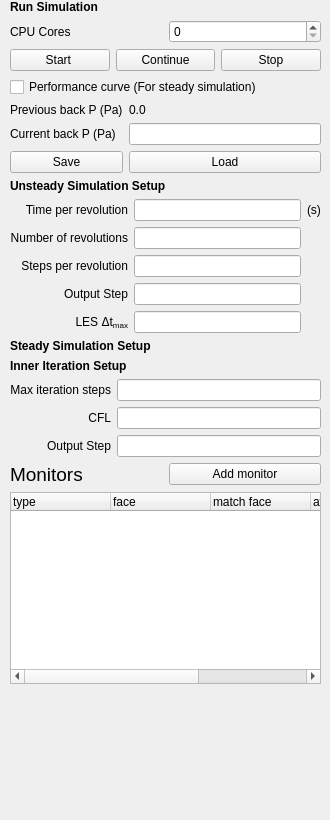
             <widget class="QWidget" name="savetab">
              <widget class="QWidget" name="layoutWidget">
               <property name="geometry">
                <rect>
                 <x>10</x>
                 <y>0</y>
                 <width>311</width>
                 <height>811</height>
                </rect>
               </property>
               <layout class="QVBoxLayout" name="verticalLayout_11">
                <item>
                 <layout class="QGridLayout" name="unstead_simulation_layout_2"/>
                </item>
                <item>
                 <widget class="QLabel" name="label_6">
                  <property name="text">
                   <string>&lt;html&gt;&lt;head/&gt;&lt;body&gt;&lt;p&gt;&lt;span style=&quot; font-weight:700;&quot;&gt;Run Simulation&lt;/span&gt;&lt;/p&gt;&lt;/body&gt;&lt;/html&gt;</string>
                  </property>
                 </widget>
                </item>
                <item>
                 <layout class="QHBoxLayout" name="horizontalLayout_5">
                  <item>
                   <widget class="QLabel" name="label_9">
                    <property name="text">
                     <string>CPU Cores</string>
                    </property>
                   </widget>
                  </item>
                  <item>
                   <widget class="QSpinBox" name="spinCPU">
                    <property name="maximum">
                     <number>9999</number>
                    </property>
                   </widget>
                  </item>
                 </layout>
                </item>
                <item>
                 <layout class="QHBoxLayout" name="horizontalLayout_6"/>
                </item>
                <item>
                 <layout class="QGridLayout" name="unstead_simulation_layout_3">
                  <item row="2" column="0">
                   <widget class="QPushButton" name="start_simulation_button">
                    <property name="text">
                     <string>Start </string>
                    </property>
                   </widget>
                  </item>
                  <item row="2" column="1">
                   <widget class="QPushButton" name="continue_simulation_button">
                    <property name="text">
                     <string>Continue</string>
                    </property>
                   </widget>
                  </item>
                  <item row="2" column="2">
                   <widget class="QPushButton" name="stop_simulation_button">
                    <property name="text">
                     <string>Stop</string>
                    </property>
                   </widget>
                  </item>
                 </layout>
                </item>
                <item>
                 <widget class="QCheckBox" name="checkBox_performance">
                  <property name="text">
                   <string>Performance curve (For steady simulation)</string>
                  </property>
                 </widget>
                </item>
                <item>
                 <layout class="QGridLayout" name="curve_grid_layout">
                  <item row="1" column="0">
                   <widget class="QLabel" name="current_p_label">
                    <property name="text">
                     <string>Previous back P (Pa)</string>
                    </property>
                   </widget>
                  </item>
                  <item row="2" column="1">
                   <widget class="QLineEdit" name="target_p_value"/>
                  </item>
                  <item row="1" column="1">
                   <widget class="QLabel" name="current_p_value">
                    <property name="text">
                     <string>0.0</string>
                    </property>
                   </widget>
                  </item>
                  <item row="2" column="0">
                   <widget class="QLabel" name="target_p_label">
                    <property name="text">
                     <string>Current back P (Pa)</string>
                    </property>
                   </widget>
                  </item>
                  <item row="3" column="0">
                   <widget class="QPushButton" name="save_p_button">
                    <property name="text">
                     <string>Save</string>
                    </property>
                   </widget>
                  </item>
                  <item row="3" column="1">
                   <widget class="QPushButton" name="load_p_button">
                    <property name="text">
                     <string>Load</string>
                    </property>
                   </widget>
                  </item>
                 </layout>
                </item>
                <item>
                 <widget class="QLabel" name="unsteady_simulation_label">
                  <property name="text">
                   <string>&lt;html&gt;&lt;head/&gt;&lt;body&gt;&lt;p&gt;&lt;span style=&quot; font-weight:700;&quot;&gt;Unsteady Simulation Setup&lt;/span&gt;&lt;/p&gt;&lt;/body&gt;&lt;/html&gt;</string>
                  </property>
                 </widget>
                </item>
                <item>
                 <layout class="QGridLayout" name="unstead_simulation_layout">
                  <item row="4" column="1">
                   <widget class="QLineEdit" name="step_per_cycle_lineEdit">
                    <property name="text">
                     <string/>
                    </property>
                   </widget>
                  </item>
                  <item row="2" column="1">
                   <widget class="QLineEdit" name="period_lineEdit">
                    <property name="text">
                     <string/>
                    </property>
                   </widget>
                  </item>
                  <item row="5" column="0">
                   <widget class="QLabel" name="output_unsteady_label">
                    <property name="text">
                     <string>&lt;html&gt;&lt;head/&gt;&lt;body&gt;&lt;p align=&quot;right&quot;&gt;Output Step&lt;/p&gt;&lt;/body&gt;&lt;/html&gt;</string>
                    </property>
                   </widget>
                  </item>
                  <item row="5" column="1">
                   <widget class="QLineEdit" name="output_unsteady_lineEdit">
                    <property name="text">
                     <string/>
                    </property>
                   </widget>
                  </item>
                  <item row="2" column="0">
                   <widget class="QLabel" name="period_label">
                    <property name="text">
                     <string>&lt;html&gt;&lt;head/&gt;&lt;body&gt;&lt;p align=&quot;right&quot;&gt;Time per revolution&lt;/p&gt;&lt;/body&gt;&lt;/html&gt;</string>
                    </property>
                   </widget>
                  </item>
                  <item row="6" column="0">
                   <widget class="QLabel" name="label_les_dt">
                    <property name="text">
                     <string>&lt;html&gt;&lt;head/&gt;&lt;body&gt;&lt;p align=&quot;right&quot;&gt;LES Δt&lt;span style=&quot; vertical-align:sub;&quot;&gt;max&lt;/span&gt;&lt;/p&gt;&lt;/body&gt;&lt;/html&gt;</string>
                    </property>
                   </widget>
                  </item>
                  <item row="3" column="1">
                   <widget class="QLineEdit" name="n_cycle_lineEdit">
                    <property name="text">
                     <string/>
                    </property>
                   </widget>
                  </item>
                  <item row="4" column="0">
                   <widget class="QLabel" name="step_per_cycle_label">
                    <property name="text">
                     <string>&lt;html&gt;&lt;head/&gt;&lt;body&gt;&lt;p align=&quot;right&quot;&gt;Steps per revolution&lt;/p&gt;&lt;/body&gt;&lt;/html&gt;</string>
                    </property>
                   </widget>
                  </item>
                  <item row="6" column="1">
                   <widget class="QLineEdit" name="lineEdit_les_dt"/>
                  </item>
                  <item row="3" column="0">
                   <widget class="QLabel" name="n_cycle_label">
                    <property name="text">
                     <string>&lt;html&gt;&lt;head/&gt;&lt;body&gt;&lt;p align=&quot;right&quot;&gt;Number of revolutions&lt;/p&gt;&lt;/body&gt;&lt;/html&gt;</string>
                    </property>
                   </widget>
                  </item>
                  <item row="2" column="2">
                   <widget class="QLabel" name="period_unit_label">
                    <property name="text">
                     <string>&lt;html&gt;&lt;head/&gt;&lt;body&gt;&lt;p&gt;(s)&lt;/p&gt;&lt;/body&gt;&lt;/html&gt;</string>
                    </property>
                   </widget>
                  </item>
                 </layout>
                </item>
                <item>
                 <widget class="QLabel" name="steady_iteration_label">
                  <property name="text">
                   <string>&lt;html&gt;&lt;head/&gt;&lt;body&gt;&lt;p&gt;&lt;span style=&quot; font-weight:700;&quot;&gt;Steady Simulation Setup&lt;/span&gt;&lt;/p&gt;&lt;/body&gt;&lt;/html&gt;</string>
                  </property>
                 </widget>
                </item>
                <item>
                 <widget class="QLabel" name="unsteady_inner_label">
                  <property name="text">
                   <string>&lt;html&gt;&lt;head/&gt;&lt;body&gt;&lt;p&gt;&lt;span style=&quot; font-weight:700;&quot;&gt;Inner Iteration Setup&lt;/span&gt;&lt;/p&gt;&lt;/body&gt;&lt;/html&gt;</string>
                  </property>
                 </widget>
                </item>
                <item>
                 <layout class="QGridLayout" name="steady_simulation_layout">
                  <item row="3" column="1">
                   <widget class="QLineEdit" name="CFL_lineEdit">
                    <property name="text">
                     <string/>
                    </property>
                   </widget>
                  </item>
                  <item row="2" column="1">
                   <widget class="QLineEdit" name="iteration_step_lineEdit">
                    <property name="text">
                     <string/>
                    </property>
                   </widget>
                  </item>
                  <item row="2" column="0">
                   <widget class="QLabel" name="iteration_step_label">
                    <property name="text">
                     <string>&lt;html&gt;&lt;head/&gt;&lt;body&gt;&lt;p align=&quot;right&quot;&gt;Max iteration steps&lt;/p&gt;&lt;/body&gt;&lt;/html&gt;</string>
                    </property>
                   </widget>
                  </item>
                  <item row="3" column="0">
                   <widget class="QLabel" name="CFL_label">
                    <property name="text">
                     <string>&lt;html&gt;&lt;head/&gt;&lt;body&gt;&lt;p align=&quot;right&quot;&gt;CFL&lt;/p&gt;&lt;/body&gt;&lt;/html&gt;</string>
                    </property>
                   </widget>
                  </item>
                  <item row="4" column="1">
                   <widget class="QLineEdit" name="output_steady_lineEdit">
                    <property name="text">
                     <string/>
                    </property>
                   </widget>
                  </item>
                  <item row="4" column="0">
                   <widget class="QLabel" name="output_steady_label">
                    <property name="text">
                     <string>&lt;html&gt;&lt;head/&gt;&lt;body&gt;&lt;p align=&quot;right&quot;&gt;Output Step&lt;/p&gt;&lt;/body&gt;&lt;/html&gt;</string>
                    </property>
                   </widget>
                  </item>
                 </layout>
                </item>
                <item>
                 <layout class="QGridLayout" name="steady_simulation_layout_2">
                  <item row="2" column="0">
                   <widget class="QLabel" name="monitor_label">
                    <property name="text">
                     <string>&lt;html&gt;&lt;head/&gt;&lt;body&gt;&lt;p&gt;&lt;span style=&quot; font-size:14pt;&quot;&gt;Monitors&lt;/span&gt;&lt;/p&gt;&lt;/body&gt;&lt;/html&gt;</string>
                    </property>
                   </widget>
                  </item>
                  <item row="2" column="1">
                   <widget class="QPushButton" name="pushButton">
                    <property name="text">
                     <string>Add monitor</string>
                    </property>
                   </widget>
                  </item>
                 </layout>
                </item>
                <item>
                 <widget class="QTreeWidget" name="monitor_tree">
                  <column>
                   <property name="text">
                    <string>type</string>
                   </property>
                  </column>
                  <column>
                   <property name="text">
                    <string>face </string>
                   </property>
                  </column>
                  <column>
                   <property name="text">
                    <string>match face</string>
                   </property>
                  </column>
                  <column>
                   <property name="text">
                    <string>average type</string>
                   </property>
                  </column>
                  <column>
                   <property name="text">
                    <string>delete</string>
                   </property>
                  </column>
                 </widget>
                </item>
                <item>
                 <spacer name="verticalSpacer_3">
                  <property name="orientation">
                   <enum>Qt::Vertical</enum>
                  </property>
                  <property name="sizeHint" stdset="0">
                   <size>
                    <width>20</width>
                    <height>40</height>
                   </size>
                  </property>
                 </spacer>
                </item>
               </layout>
              </widget>
             </widget>
